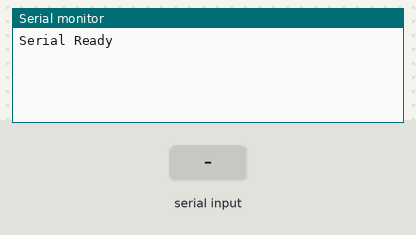
A sketch run on a simulated Arduino Uno, built with avr-gcc and run on an emulated ATmega328P. Shown: the last lines printed to the serial monitor. The test bench sets the inputs (shaded band).

Above: at 1.2 s.
1.3 s: "1" received over Serial
At 1.8 s:
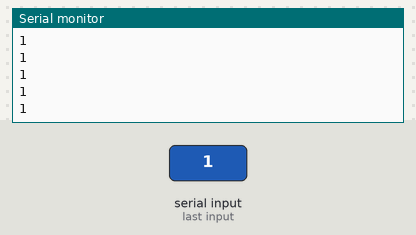
2.8 s: "0" received over Serial
At 3.7 s:
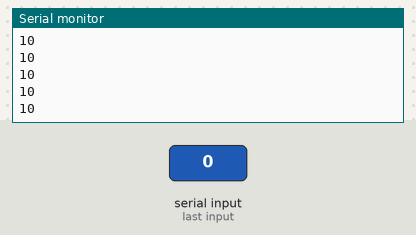
4.3 s: "2" received over Serial
At 4.8 s:
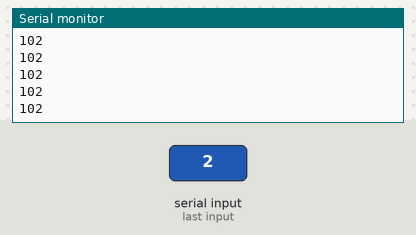
Timing chart, 0 to 7.3 s (numbered marks = the images above; inputs shaded):
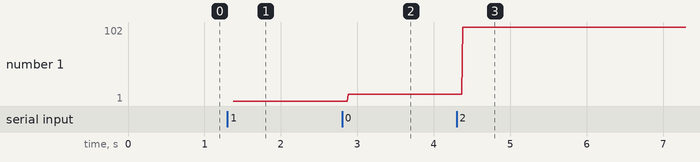

Measured:
- after the input at 1.3 s, the serial monitor: prints a new line after 0.07 s (image 1)
- after the input at 2.8 s, the serial monitor: prints a new line after 0.08 s (image 2)
- after the input at 4.3 s, the serial monitor: prints a new line after 0.08 s (image 3)
- plotted number 1: 1 → 10 after the input at 2.8 s, 10 → 102 after the input at 4.3 s

The sketch:

sketch_oct26RFIDArduinoCom.ino
```cpp
String msg;
char c;
//String ID;
void setup() {
  // put your setup code here, to run once:
  Serial.begin(9600);
  Serial.println("Serial Ready");

}

void loop() {
  // put your main code here, to run repeatedly:
  while(Serial.available()>0)
  {
     Serial.println("reading");
     c=Serial.read();
     msg+=c;
  }
  Serial.println(msg);


}
```
